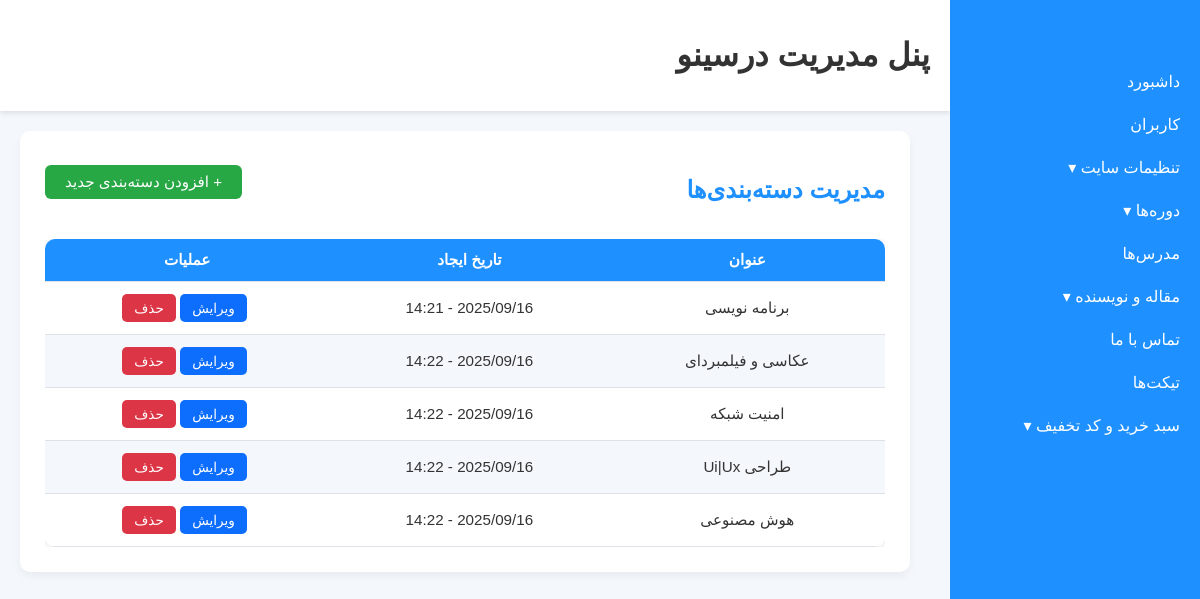
Screenshot of /admin_panel/categories/ (signed in) with the database file from the repository.
### course_module/models.py (models this page shows, shortened)
class Category(models.Model):
    title = models.CharField(max_length=100, verbose_name='عنوان دسته بندی')
    created_at = models.DateTimeField(auto_now_add=True, verbose_name='ساخته شده')
    slug = models.SlugField(unique=True, null=True, blank=True)
    class Meta:
        verbose_name = 'دسته بندی'
        verbose_name_plural = 'دسته بندی ها'

### admin_panel/views.py (the view)
class CategoryListView(StaffRequiredMixin, ListView):
    model = Category
    template_name = 'admin_panel/course/category_list.html'
    context_object_name = 'categories'

### admin_panel/views.py (called while the page is built)
    def test_func(self):
        return self.request.user.is_staff

### context_processors/context_processors.py (called while the page is built)
def site_footer(request):
    site_setting = SiteSetting.objects.filter(is_main_setting=True).first()
    footer_link_boxes = FooterLinkBox.objects.prefetch_related('links').all()
    return{'footer_link_boxes':footer_link_boxes, 'setting':site_setting }

### admin_panel/templates/admin_panel/course/category_list.html
{% extends "admin_panel/admin_panel_base.html" %}
{% block content %}
<div class="table-wrapper">
    <div class="table-header">
        <h2 class="page-title">مدیریت دسته‌بندی‌ها</h2>
        <a href="{% url 'admin_panel:category_create' %}" class="btn-add">+ افزودن دسته‌بندی جدید</a>
    </div>
    <div class="table-container">
        <table class="custom-table">
            <thead>
                <tr>
                    <th>عنوان</th>
                    <th>تاریخ ایجاد</th>
                    <th>عملیات</th>
                </tr>
            </thead>
            <tbody>
                {% for category in categories %}
                <tr>
                    <td>{{ category.title }}</td>
                    <td>{{ category.created_at|date:"Y/m/d - H:i" }}</td>
                    <td>
                        <a href="{% url 'admin_panel:category_update' category.id %}" class="btn-edit">ویرایش</a>
                        <a href="{% url 'admin_panel:category_delete' category.id %}" class="btn-delete">حذف</a>
                    </td>
                </tr>
                {% empty %}
                <tr>
                    <td colspan="3" class="text-center text-muted">هیچ دسته‌بندی ثبت نشده است</td>
                </tr>
                {% endfor %}
            </tbody>
        </table>
    </div>
</div>
{% endblock %}

### static/css/admin_panel.css (style rules this page uses)
body { font-family: 'Vazir', sans-serif; margin: 0; padding: 0; background-color: #f4f7fc; color: #333; }
.page-title { font-size: 1.6rem; margin-bottom: 20px; }
.table-container { overflow-x: auto; }
.custom-table { width: 100%; border-collapse: collapse; background-color: #fff; box-shadow: 0 2px 8px rgba(0,0,0,0.1); border-radius: 10px; overflow: hidden; }
.custom-table th, .custom-table td { padding: 12px 15px; text-align: center; border-bottom: 1px solid #ddd; }
.custom-table th { background-color: #1E90FF; color: #fff; font-weight: bold; }
.custom-table tr:nth-child(even) { background-color: #f4f7fc; }
.btn-edit { display: inline-block; padding: 6px 12px; background-color: #1E90FF; color: #fff; border-radius: 5px; text-decoration: none; font-size: 0.9rem; }
.page-title { font-size: 1.6rem; font-weight: bold; margin-bottom: 20px; text-align: center; color: #1E90FF; }
.btn-add { display: inline-block; padding: 8px 20px; background-color: #28a745; color: #fff; border-radius: 6px; text-decoration: none; font-size: 0.95rem; margin-bottom: 15px; }
.btn-edit { display: inline-block; padding: 6px 12px; background-color: #1E90FF; color: #fff; border-radius: 5px; text-decoration: none; font-size: 0.85rem; margin-right: 5px; }
.btn-delete { display: inline-block; padding: 6px 12px; background-color: #dc3545; color: #fff; border-radius: 5px; text-decoration: none; font-size: 0.85rem; }
.table-wrapper { margin: 30px auto; max-width: 1000px; }
.table-header { display: flex; justify-content: space-between; align-items: center; margin-bottom: 15px; }
.page-title { font-size: 1.6rem; font-weight: bold; color: #1E90FF; }
.btn-add { padding: 8px 20px; background-color: #28a745; color: #fff; border-radius: 6px; text-decoration: none; font-size: 0.95rem; }
.btn-edit { display: inline-block; padding: 6px 12px; background-color: #1E90FF; color: #fff; border-radius: 5px; text-decoration: none; margin-right: 5px; font-size: 0.85rem; }
.custom-table { width: 100%; border-collapse: collapse; background-color: #fff; box-shadow: 0 2px 12px rgba(0,0,0,0.1); border-radius: 10px; overflow: hidden; }
.table-wrapper { margin: 30px auto; max-width: 900px; }
.page-title { font-size: 1.5rem; font-weight: bold; margin-bottom: 20px; text-align: center; color: #1E90FF; }
.table-header { margin-bottom: 15px; }
.page-title { font-size: 1.5rem; font-weight: bold; color: #1E90FF; text-align: center; }
.custom-table { width: 100%; border-collapse: collapse; background-color: #fff; border-radius: 10px; overflow: hidden; box-shadow: 0 2px 12px rgba(0,0,0,0.1); }
.table-wrapper { max-width: 1000px; margin: 30px auto; padding: 20px; background-color: #fff; border-radius: 12px; box-shadow: 0 4px 15px rgba(0,0,0,0.08); }
.page-title { text-align: center; font-size: 1.5rem; color: #1E90FF; margin-bottom: 20px; }
.custom-table { width: 100%; border-collapse: collapse; }
.custom-table th, .custom-table td { padding: 12px 15px; text-align: center; border-bottom: 1px solid #eee; }
.page-title { color: #1E90FF; text-align: center; margin-bottom: 20px; }
.page-title { margin-bottom: 25px; }
.table-wrapper { background-color: #fff; padding: 25px; border-radius: 10px; box-shadow: 0 4px 8px rgba(0,0,0,0.05); max-width: 1000px; margin: 0 auto 40px auto; }
.table-header .page-title { font-size: 1.5rem; font-weight: 600; }
.custom-table { width: 100%; border-collapse: collapse; font-size: 0.95rem; }
.custom-table th, .custom-table td { padding: 12px 15px; border-bottom: 1px solid #dee2e6; text-align: center; }
.custom-table thead { background-color: #f8f9fa; font-weight: 600; }
.page-title { font-size: 1.6rem; font-weight: 600; }
.btn-add { padding: 8px 20px; font-size: 0.95rem; border-radius: 6px; }
.table-container { overflow-x: auto; margin-top: 15px; }
.btn-edit { background-color: #0d6efd; color: #fff; }
.btn-delete { background-color: #dc3545; color: #fff; }
.page-title { font-size: 1.8rem; margin-bottom: 20px; font-weight: 600; }

### rows the page displays
Category: title "برنامه نویسی", created_at "2025/09/16 - 14:21"
Category: title "عکاسی و فیلمبردای", created_at "2025/09/16 - 14:22"
Category: title "امنیت شبکه", created_at "2025/09/16 - 14:22"
Category: title "طراحی Ui|Ux", created_at "2025/09/16 - 14:22"
Category: title "هوش مصنوعی", created_at "2025/09/16 - 14:22"
